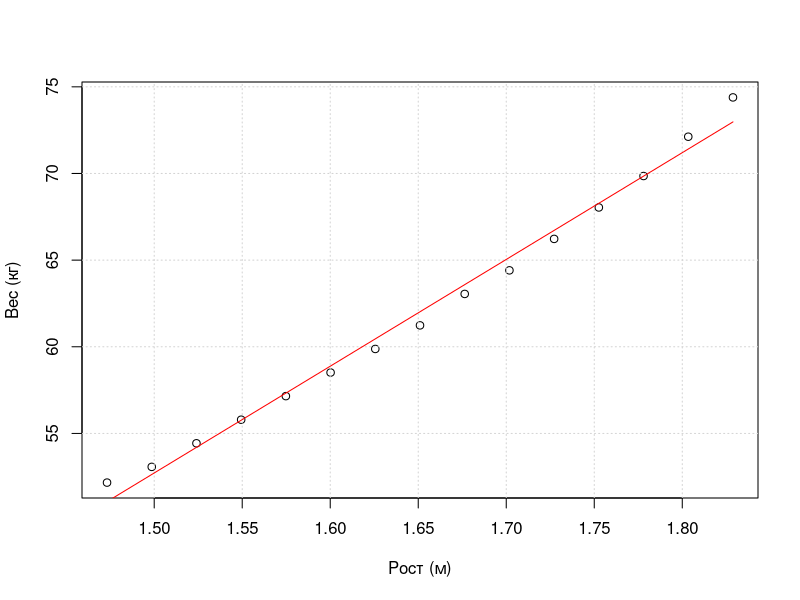

R code for this plot:
# Преобразование в метрическую систему:
women.metr <- women
women.metr$height <- 0.0254 * women.metr$height
women.metr$weight <- 0.45359237 * women.metr$weight

# Вычисление параметров уравнения регрессии:
lm.women <- lm(formula = weight ~ height, data = women.metr)
lm.women$coefficients

# Вывод модельных значений:
b0 <- lm.women$coefficient[1]
b1 <- lm.women$coefficient[2]

x1 <- min(women.metr$height)
x2 <- max(women.metr$height)

x <- seq(from = x1, to = x2, length.out =100)
y <- b0 + b1 * x

# Вывод графика зависимости:
plot(women.metr$height, women.metr$weight, main = "", xlab = "Рост (м)", ylab = "Вес (кг)")
grid()
lines(x, y, col="red")
